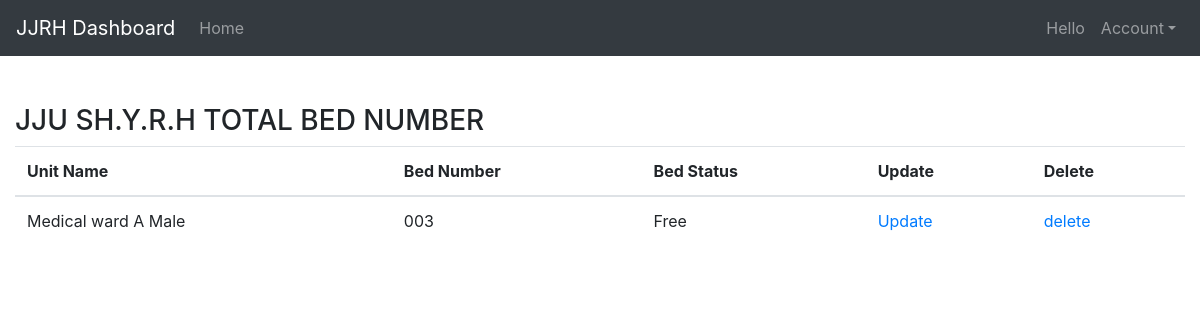
Screenshot of /detail/3/ with the database file from the repository.
### jjrh_bed/models.py (models this page shows, shortened)
class Bed(models.Model):
	unitname = models.ForeignKey(UnitName,on_delete=models.CASCADE,related_name='unitname')
	bed_number = models.CharField(max_length=56)
	status = models.CharField(
			max_length=34,
			choices=BED_STATUS_CHOICES,
			default='Free',
		)

class UnitName(models.Model):
	Date = models.DateField()
	unit_name = models.CharField(max_length=225)
	def __str__(self):
		return self.unit_name

### jjrh_bed/views.py (the view)
# urls.py: path('detail/<int:id>/',bed_management_detail_view,name='detail')
def bed_management_detail_view(request,id):
	bed = get_object_or_404(Bed,id=id)
	context = {
		'bed':bed,
	}
	return render(request,'jjrh_bed/bed_management_detail_view.html',context)

### jjrh_bed/templates/jjrh_bed/bed_management_detail_view.html
{%extends 'base.html'%}
{%block content%}
		<h3>JJU SH.Y.R.H TOTAL BED NUMBER</h3>
	<div class="table-responsive-lg">
	<table class="table">
	<thead>
		<tr>
		<th scope="col">Unit Name</th>
		<th scope="col">Bed Number</th>
		<th scope="col">Bed Status</th>
		<th scope="col">Update</th>
		<th scope="col">Delete</th>
		</tr>
	</thead>
	<tbody>
		<tr>
			<td>{{bed.unitname}}</td>
			<td>{{bed.bed_number}}</td>
			<td>{{bed.status}}</td>
			<td> <a href="{% url 'jjrh_bed:update' bed.id %}">Update</a></td>
			<td><a href="{% url 'jjrh_bed:delete' bed.id %}">delete</a></td>
		</tr>
	</tbody>
	</table>
</div>
{%endblock%}

### rows the page displays
Bed: unitname "Medical ward A Male", bed_number "003", status "Free"
